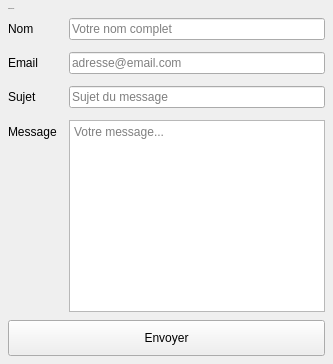
     <widget class="QWidget" name="sideFormContainer" native="true">
      <property name="minimumSize">
       <size>
        <width>320</width>
        <height>0</height>
       </size>
      </property>
      <property name="styleSheet">
       <string notr="true">QWidget#sideFormContainer {
    background-color: #ffffff;
}
/* Slight visual separation from sidebar */
QWidget#sideFormContainer QWidget#formPanel {
    background-color: #fbf7ff;
    border: 1px solid #f0e7f6;
    border-radius: 8px;
    margin: 12px;
    padding: 16px;
}
QWidget#sideFormContainer QLabel#nameLabel, 
QWidget#sideFormContainer QLabel#emailLabel,
QWidget#sideFormContainer QLabel#subjectLabel,
QWidget#sideFormContainer QLabel#messageLabel {
    color: #2c3e50;
    font-weight: 600;
    margin-bottom: 6px;
}
QWidget#sideFormContainer QLineEdit#nameLineEdit, 
QWidget#sideFormContainer QLineEdit#emailLineEdit,
QWidget#sideFormContainer QLineEdit#subjectLineEdit,
QWidget#sideFormContainer QTextEdit#messageTextEdit {
    border: 1px solid #e6dff0;
    border-radius: 6px;
    padding: 8px 10px;
    background: white;
}
QWidget#sideFormContainer QLineEdit#nameLineEdit:focus, 
QWidget#sideFormContainer QLineEdit#emailLineEdit:focus,
QWidget#sideFormContainer QLineEdit#subjectLineEdit:focus,
QWidget#sideFormContainer QTextEdit#messageTextEdit:focus {
    border-color: #6A1B9A;
}
QWidget#sideFormContainer QPushButton#contactSubmitBtn {
    background-color: #6A1B9A;
    color: white;
    border: none;
    border-radius: 6px;
    padding: 10px 16px;
    font-weight: bold;
}
QWidget#sideFormContainer QPushButton#contactSubmitBtn:pressed {
    background-color: #4a0072;
}
</string>
      </property>
      <layout class="QVBoxLayout" name="sideFormContainerLayout">
       <property name="spacing">
        <number>0</number>
       </property>
       <property name="leftMargin">
        <number>0</number>
       </property>
       <property name="topMargin">
        <number>0</number>
       </property>
       <property name="rightMargin">
        <number>0</number>
       </property>
       <property name="bottomMargin">
        <number>0</number>
       </property>
       <item>
        <widget class="QWidget" name="formPanel" native="true">
         <layout class="QVBoxLayout" name="formPanelLayout">
          <property name="spacing">
           <number>8</number>
          </property>
          <property name="leftMargin">
           <number>8</number>
          </property>
          <property name="topMargin">
           <number>8</number>
          </property>
          <property name="rightMargin">
           <number>8</number>
          </property>
          <property name="bottomMargin">
           <number>8</number>
          </property>
          <item>
           <widget class="QLabel" name="contactTitle">
            <property name="font">
             <font>
              <family>Times New Roman</family>
              <pointsize>-1</pointsize>
              <fontweight>DemiBold</fontweight>
             </font>
            </property>
            <property name="text">
             <string>Contactez-nous</string>
            </property>
           </widget>
          </item>
          <item>
           <layout class="QFormLayout" name="contactFormLayout">
            <property name="horizontalSpacing">
             <number>12</number>
            </property>
            <property name="verticalSpacing">
             <number>12</number>
            </property>
            <item row="0" column="0">
             <widget class="QLabel" name="nameLabel">
              <property name="text">
               <string>Nom</string>
              </property>
             </widget>
            </item>
            <item row="0" column="1">
             <widget class="QLineEdit" name="nameLineEdit">
              <property name="placeholderText">
               <string>Votre nom complet</string>
              </property>
             </widget>
            </item>
            <item row="1" column="0">
             <widget class="QLabel" name="emailLabel">
              <property name="text">
               <string>Email</string>
              </property>
             </widget>
            </item>
            <item row="1" column="1">
             <widget class="QLineEdit" name="emailLineEdit">
              <property name="placeholderText">
               <string>adresse@email.com</string>
              </property>
             </widget>
            </item>
            <item row="2" column="0">
             <widget class="QLabel" name="subjectLabel">
              <property name="text">
               <string>Sujet</string>
              </property>
             </widget>
            </item>
            <item row="2" column="1">
             <widget class="QLineEdit" name="subjectLineEdit">
              <property name="placeholderText">
               <string>Sujet du message</string>
              </property>
             </widget>
            </item>
            <item row="3" column="0">
             <widget class="QLabel" name="messageLabel">
              <property name="text">
               <string>Message</string>
              </property>
             </widget>
            </item>
            <item row="3" column="1">
             <widget class="QTextEdit" name="messageTextEdit">
              <property name="minimumSize">
               <size>
                <width>200</width>
                <height>120</height>
               </size>
              </property>
              <property name="placeholderText">
               <string>Votre message...</string>
              </property>
             </widget>
            </item>
           </layout>
          </item>
          <item>
           <widget class="QPushButton" name="contactSubmitBtn">
            <property name="minimumSize">
             <size>
              <width>120</width>
              <height>36</height>
             </size>
            </property>
            <property name="text">
             <string>Envoyer</string>
            </property>
           </widget>
          </item>
         </layout>
        </widget>
       </item>
      </layout>
     </widget>
